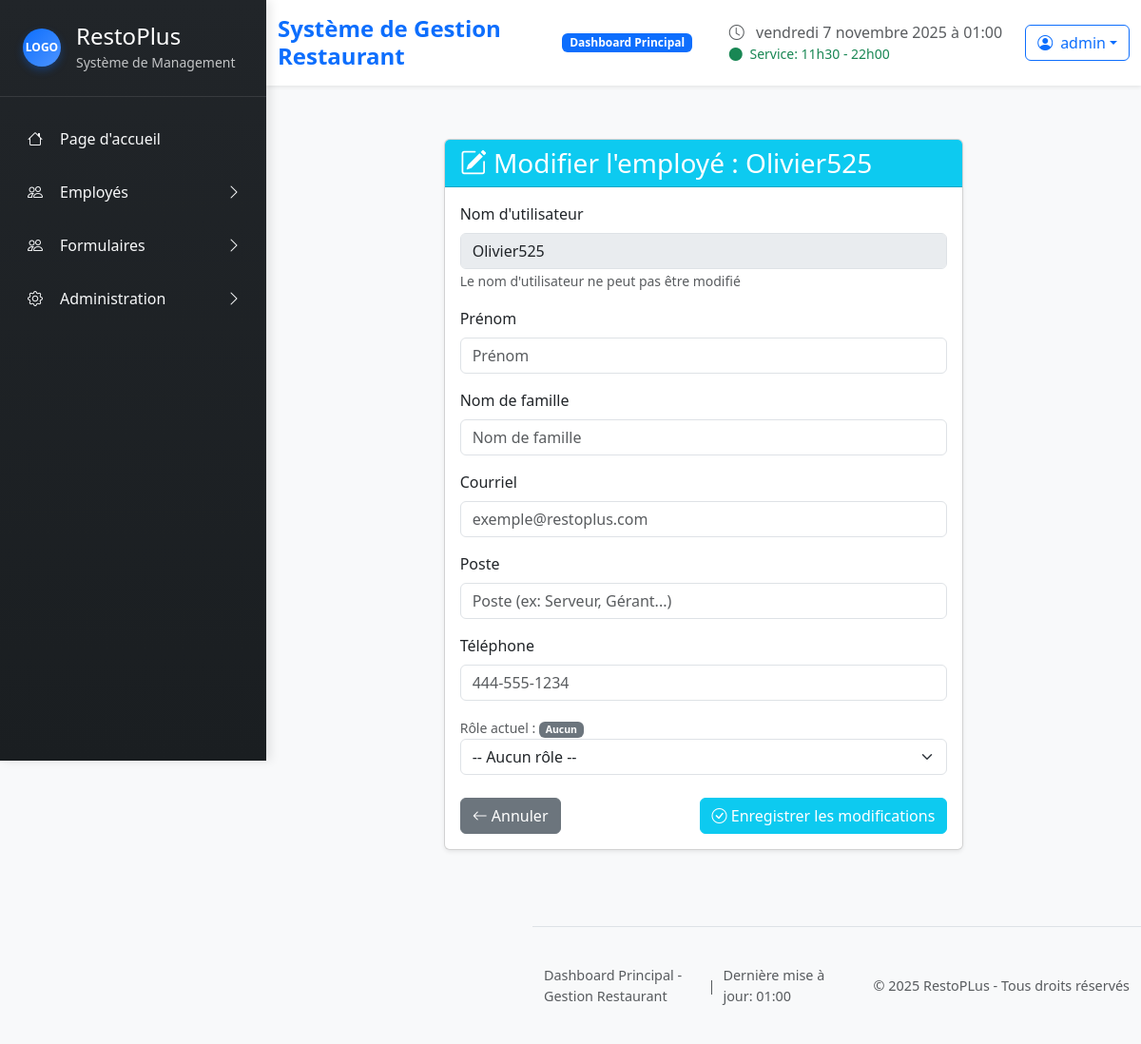
Before: /edit-employee/5/ (signed in) with the older database file.
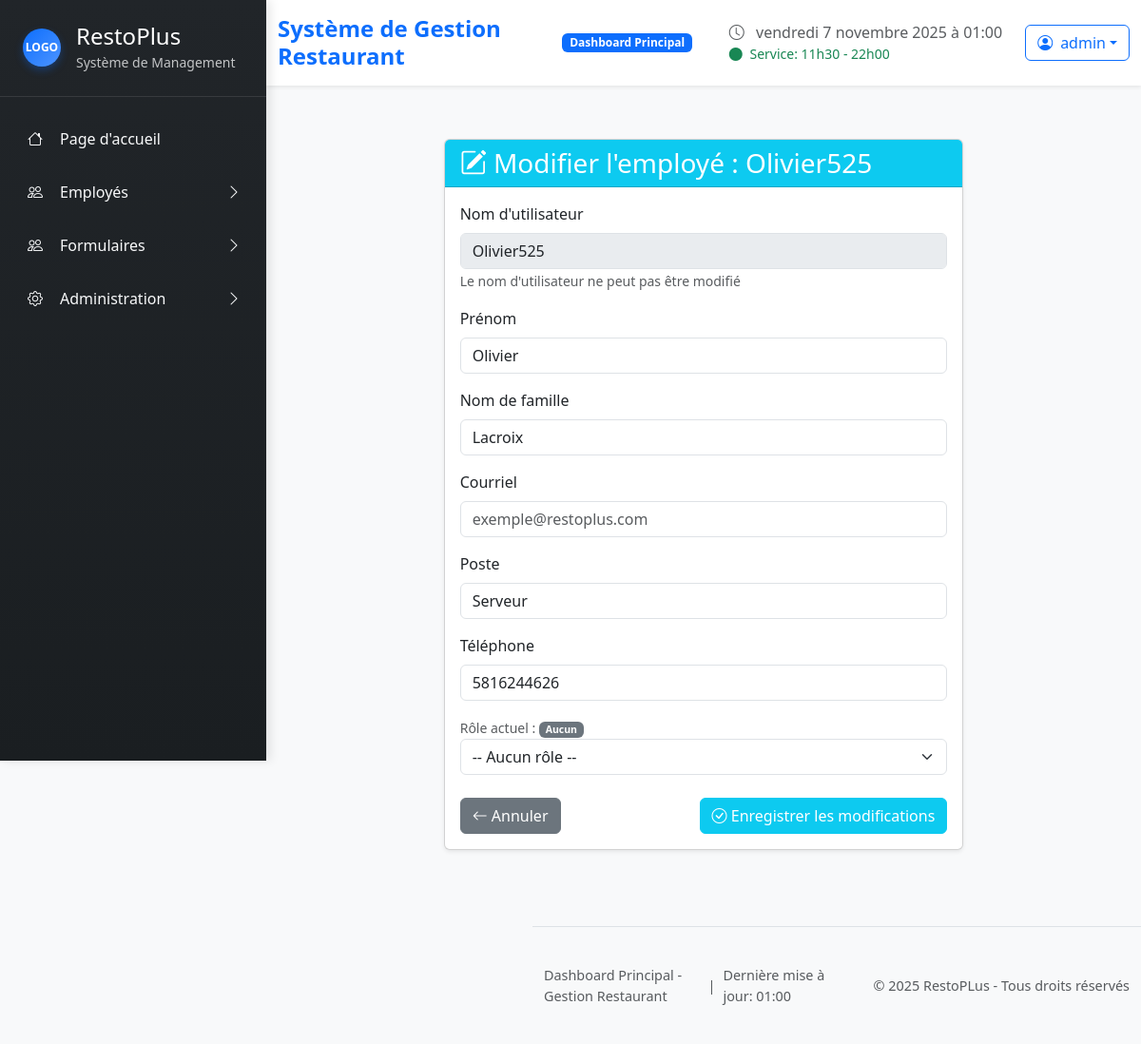
After: the same page with the newer database file.
### restoplus/models.py (models this page shows, shortened)
class User(AbstractUser):
    class AvailabilityStatus(models.TextChoices):
        NOT_FILLED = "not_filled", "Non remplie"
        PENDING    = "pending",    "En attente"
        FILLED     = "filled",     "Remplie"
    availability_status = models.CharField(
        max_length=20,
        choices=AvailabilityStatus.choices,
        default=AvailabilityStatus.NOT_FILLED,
        verbose_name="Statut des disponibilités"
        )
    first_name = models.CharField(max_length=150, blank=True, verbose_name="Prénom")
    last_name = models.CharField(max_length=150, blank=True, verbose_name="Nom de famille")
    poste = models.CharField(max_length=100, blank=True, verbose_name="Poste")
    mobile = models.CharField(max_length=20,blank=True,validators=[phone_validator], verbose_name="Téléphone")
    email = models.CharField(
        max_length=254,
        blank=True,
        verbose_name="Courriel",
        validators=[email_validator]
    )
    is_manager = models.BooleanField(default=False)
    role = models.ForeignKey(Role, on_delete=models.SET_NULL, null=True, blank=True)
    def has_permission(self, permission):
        if self.is_superuser:
            return True
        if not self.role:
            return False
        return getattr(self.role, permission, False)

### restoplus/views.py (the view, shortened to what this page needs)
# urls.py: path('edit-employee/<int:employe_id>/', views.edit_employee, name='edit_employee'),
@login_required
def edit_employee(request, employe_id):
    if not request.user.has_permission('can_manage_users'):
        messages.error(request, "Vous n'avez pas les permissions d'accéder à cette page")
        return redirect('no_access')
    try:
        employee = User.objects.get(id=employe_id)
    except User.DoesNotExist:
        raise Http404("Aucun employé ne correspond à cet ID.")
    if employee == request.user:
        messages.warning(
            request,
            "Vous ne pouvez pas modifier votre propre profil ici. Veuillez utiliser la page de profil."
        )
        return redirect('employees_management')
    form_errors = {}
    roles = Role.objects.all()
    return render(request, 'restoplus/edit_employee.html', {
        'employee': employee,
        'roles': roles,
        'form_errors': form_errors
    })

### restoplus/templates/restoplus/edit_employee.html (shortened to what the changed rows need)
{% extends "restoplus/base.html" %}
{% load static %}
{% block content %}
<div class="container-fluid mt-4">
    <div class="row justify-content-center">
        <div class="col-md-8">
            <div class="card shadow-sm">
                <div class="card-header bg-info text-white">
                    <h3 class="mb-0">
                        <i class="bi bi-pencil-square"></i>
                        Modifier l'employé : {{ employee.username }}
                    </h3>
                </div>
                <div class="card-body">
                    <form method="POST" action="{% url 'edit_employee' employee.id %}" novalidate>
                        <div class="mb-3">
                            <label for="username" class="form-label">Nom d'utilisateur</label>
                            <input type="text" class="form-control" id="username" value="{{ employee.username }}"
                                disabled>
                            <small class="text-muted">Le nom d'utilisateur ne peut pas être modifié</small>
                        </div>
                        <div class="mb-3">
                            <label for="first_name" class="form-label">Prénom</label>
                            <input type="text" class="form-control" id="first_name" name="first_name"
                                value="{{ employee.first_name }}" placeholder="Prénom">
                        </div>
                        <div class="mb-3">
                            <label for="last_name" class="form-label">Nom de famille</label>
                            <input type="text" class="form-control" id="last_name" name="last_name"
                                value="{{ employee.last_name }}" placeholder="Nom de famille">
                        </div>
                        <div class="mb-3">
                            <label for="poste" class="form-label">Poste</label>
                            <input type="text" class="form-control" id="poste" name="poste" value="{{ employee.poste }}"
                                placeholder="Poste (ex: Serveur, Gérant...)">
                        </div>
                        <div class="mb-3">
                            <label for="mobile" class="form-label">Téléphone</label>
                            <input type="tel" class="form-control{% if form_errors.mobile %} is-invalid{% endif %}"
                                id="mobile" name="mobile" value="{{ employee.mobile }}" placeholder="444-555-1234">
                        </div>
                    </form>
                </div>
            </div>
        </div>
    </div>
</div>
{% endblock %}

Changed rows visible on the page:
changed User "Olivier525": first_name (not shown) → "Olivier"; last_name (not shown) → "Lacroix"; poste (not shown) → "Serveur"; mobile (not shown) → "5816244626"
